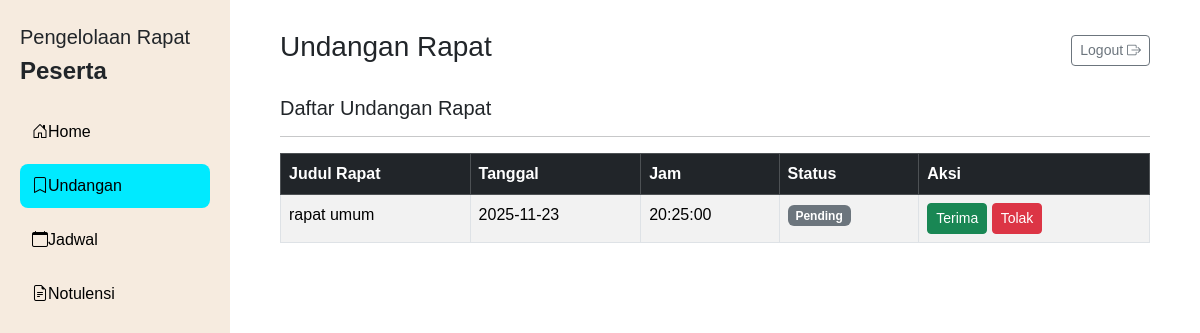
Screenshot of /peserta_rapat/undangan.php (signed in) with the database file from the repository.
### tables this page shows
CREATE TABLE `meetings_participant` (
  `id` int(11) NOT NULL,
  `meeting_id` int(11) DEFAULT NULL,
  `participant_id` int(11) NOT NULL,
  `attendance_status` enum('accepted','declined','pending') DEFAULT 'pending'
);

CREATE TABLE `meetings` (
  `id` int(11) NOT NULL,
  `title` varchar(255) NOT NULL,
  `descriptions` text DEFAULT NULL,
  `dates` date NOT NULL,
  `start_time` time NOT NULL,
  `end_time` time NOT NULL,
  `locations` varchar(255) DEFAULT NULL,
  `leader` varchar(100) DEFAULT NULL,
  `status_meetings` enum('upcoming','ongoing','completed') DEFAULT 'upcoming',
  `created_by` varchar(255) DEFAULT NULL,
  `created_at` timestamp NOT NULL DEFAULT current_timestamp()
);

### peserta_rapat/undangan.php (the view, shortened to what this page needs)
<?php
include '../koneksi.php';
$participant_id = $_SESSION['participant_id'];
?>
<!DOCTYPE html>
<html lang="id">
<head>
    <link href="https://cdn.jsdelivr.net/npm/bootstrap@5.3.3/dist/css/bootstrap.min.css" rel="stylesheet">
    <link href="https://cdn.jsdelivr.net/npm/bootstrap-icons@1.11.3/font/bootstrap-icons.css" rel="stylesheet">
</head>
<body>
<div class="sidebar">
    <h5>Pengelolaan Rapat</h5>
    <h4 class="fw-bold mb-4">Peserta</h4>
    <a href="biodata.php" class=""><i class="bi bi-house-door"></i> Home</a>
    <a href="undangan.php" class="active"><i class="bi bi-bookmark"></i> Undangan</a>
    <a href="jadwal.php" class=""><i class="bi bi-calendar"></i> Jadwal</a>
    <a href="notulensi.php" class=""><i class="bi bi-file-earmark-text"></i> Notulensi</a>
</div>
<div class="main-content">
    <div class="topbar d-flex justify-content-between align-items-center mb-4">
        <h3>Undangan Rapat</h3>
        <a href="../logout.php" class="btn btn-outline-secondary btn-sm">Logout <i class="bi bi-box-arrow-right"></i></a>
    </div>
    <h5>Daftar Undangan Rapat</h5>
    <hr>
    <table class="table table-bordered table-striped mt-3">
        <thead class="table-dark">
            <tr>
                <th>Judul Rapat</th>
                <th>Tanggal</th>
                <th>Jam</th>
                <th>Status</th>
                <th>Aksi</th>
            </tr>
        </thead>
        <tbody>
        <?php
        $data = mysqli_query($koneksi, "
            SELECT m.title, m.dates AS date, m.start_time AS time,
                   mp.attendance_status, mp.id as mpid
            FROM meetings_participant mp
            INNER JOIN meetings m ON mp.meeting_id = m.id
            WHERE mp.participant_id = '$participant_id'
            ORDER BY m.dates DESC
        ");
        while ($d = mysqli_fetch_assoc($data)) {
            if ($d['attendance_status'] == 'accepted') {
                $status = "<span class='badge bg-success'>Diterima</span>";
            } elseif ($d['attendance_status'] == 'declined') {
                $status = "<span class='badge bg-danger'>Ditolak</span>";
            } else {
                $status = "<span class='badge bg-secondary'>Pending</span>";
            }
            echo "
            <tr>
                <td>{$d['title']}</td>
                <td>{$d['date']}</td>
                <td>{$d['time']}</td>
                <td>$status</td>
                <td>
                    <a href='undangan.php?hadir={$d['mpid']}' class='btn btn-success btn-sm' ".($d['attendance_status']!='pending'?'disabled':'').">Terima</a>
                    <a href='undangan.php?tolak={$d['mpid']}' class='btn btn-danger btn-sm' ".($d['attendance_status']!='pending'?'disabled':'').">Tolak</a>
                </td>
            </tr>";
        }
        ?>
        </tbody>
    </table>
</div>
</body>
</html>

### peserta_rapat/undangan.php (style rules this page uses)
body { font-family: 'Poppins', sans-serif; background-color: #fff; margin: 0; padding: 0; }
.sidebar { width: 230px; background-color: #f6ebdf; min-height: 100vh; position: fixed; left: 0; top: 0; padding: 25px 20px; }
.sidebar a { display: flex; align-items: center; padding: 10px 12px; border-radius: 8px; text-decoration: none; color: #000; font-weight: 500; margin-bottom: 10px; }
.sidebar a.active, .sidebar a:hover { background-color: #00eaff; color: #000; }
.main-content { margin-left: 230px; padding: 30px 50px; min-height: 100vh; }

### rows the page displays
meetings_participant: meeting.title "rapat umum", meeting.dates "2025-11-23", meeting.start_time "20:25:00", attendance_status "Pending"
